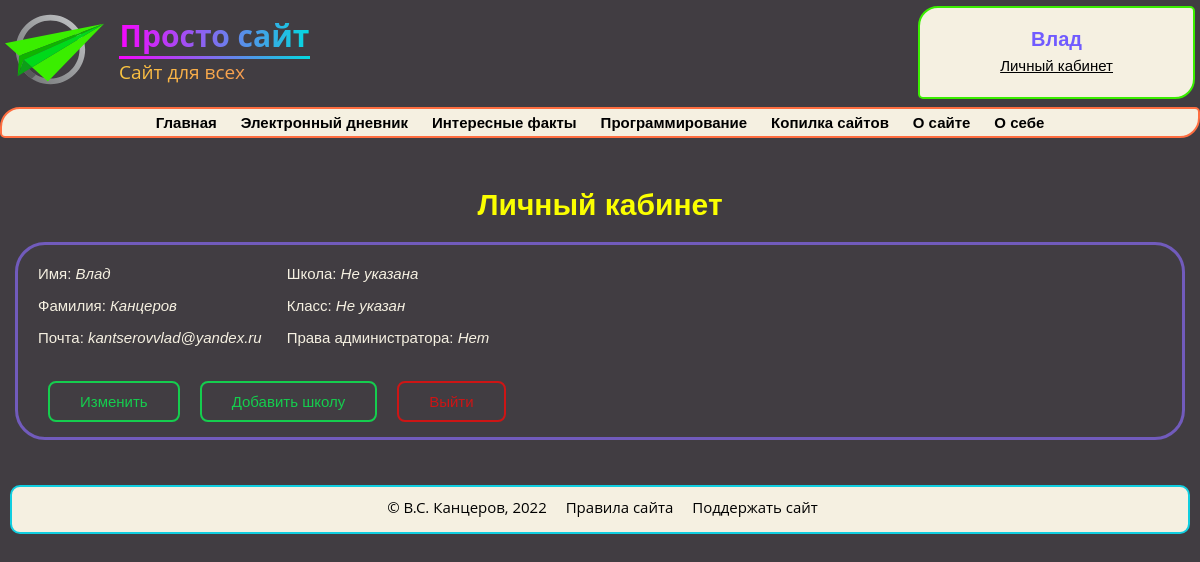
/personal (signed in), run on an earlier commit of the app's database.
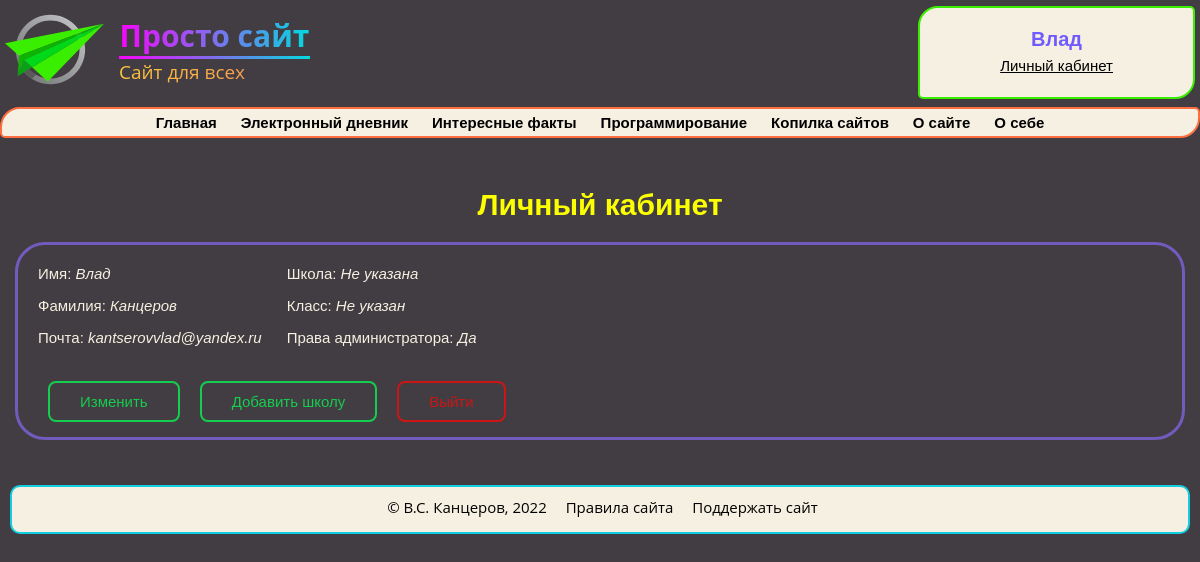
And on a later commit of the database.
### data/users.py (models this page shows, shortened)
class User(SqlAlchemyBase, UserMixin):
    __tablename__ = 'users'
    id = sqlalchemy.Column(sqlalchemy.Integer, primary_key=True, autoincrement=True)
    name = sqlalchemy.Column(sqlalchemy.String, nullable=False)
    surname = sqlalchemy.Column(sqlalchemy.String, nullable=True)
    class_n_id = sqlalchemy.Column(sqlalchemy.Integer, sqlalchemy.ForeignKey("class_n.id"), nullable=True)
    school_id = sqlalchemy.Column(sqlalchemy.Integer, sqlalchemy.ForeignKey("schools.id"), nullable=True)
    email = sqlalchemy.Column(sqlalchemy.String,
                              index=True, unique=True, nullable=False)
    admin = sqlalchemy.Column(sqlalchemy.Boolean, default=False)
    hashed_password = sqlalchemy.Column(sqlalchemy.String, nullable=False)

### main.py (the view)
@app.route('/personal')
def personal_account():
    if current_user.is_authenticated:
        return render_template('personal.html')
    return redirect('/')

### data/db_session.py (called while the page is built)
def create_session() -> Session:
    global __factory
    return __factory()

### main.py (called while the page is built)
@login_manager.user_loader
def load_user(user_id):
    db_sess = db_session.create_session()
    return db_sess.query(User).get(user_id)

### templates/personal.html (shortened to what this page needs)
{% extends 'base.html' %}
{% block body %}
<h1>Личный кабинет</h1>
<div class="personal">
    <div class="div-flex">
        <div class="block-info">
            <p>Имя: <i>{{ current_user.name }}</i></p>
            <p>Фамилия: <i>{{ current_user.surname }}</i></p>
            <p>Почта: <i>{{ current_user.email }}</i></p>
        </div>
        <div class="block-info">
            {% if current_user.school_id %}
            <p>Школа: <i>{{ current_user.school_id }}</i></p>
            {% else %}
            <p>Школа: <i>Не указана</i></p>
            {% endif %}
            {% if current_user.class_n_id %}
            <p>Класс: {{ current_user.class_n_id }}</p>
            {% else %}
            <p>Класс: <i>Не указан</i></p>
            {% endif %}
            {% if current_user.admin %}
            <p>Права администратора: <i>Да</i></p>
            {% else %}
            <p>Права администратора: <i>Нет</i></p>
            {% endif %}
        </div>
    </div>
    <div class="div-flex">
        <a class="shine-button" href="/">Изменить</a>
        {% if current_user.school_id %}
        <a class="shine-button" href="/">Изменить школу</a>
        {% else %}
        <a class="shine-button" href="/">Добавить школу</a>
        {% endif %}
        <a class="shine-button-red" href="/logout">Выйти</a>
    </div>
</div>
{% endblock %}

### templates/base.html (shortened to what this page needs)
<!DOCTYPE html>
<html lang="ru">
<head>
    <link type="text/css" rel="stylesheet" href="{{ url_for('static', filename='css/main.css') }}"/>
</head>
<body>
<header id="header" class="header">
    <a href="/" id="logo" class="logo">
        <img src="../static/logo.svg"/>
        <div class="logo-text">
            <h1>Просто сайт</h1>
            <hr>
            <p>Сайт для всех</p>
        </div>
    </a>
    <div id="authorization" class="authorization">
        {% if current_user.is_authenticated %}
            <a href="/logout" class="empty_a">
                <h1> {{ current_user.name }} </h1>
            </a>
            <a href="/personal" class="empty_a">
                <p> Личный кабинет </p>
            </a>
        {% endif %}
    </div>
</header>
<section>
    <div id="nav">
        <ul class="menu animate__animated notshow" id="navbar">
            <a href="#">
                <li class="li1">Главная</li>
            </a>
            <a href="#">
                <li class="li1">Электронный дневник</li>
            </a>
            <a href="#">
                <li class="li1">Интересные факты</li>
            </a>
            <a href="#">
                <li class="li1">Программирование</li>
            </a>
            <a href="#">
                <li class="li1">Копилка сайтов</li>
            </a>
            <a href="#">
                <li class="li1">О сайте</li>
            </a>
            <a href="#">
                <li class="li1">О себе</li>
            </a>
        </ul>
    </div>
</section>
{% block body %}{% endblock %}
<footer id="footer" class="footer">
    <p>© В.С. Канцеров, 2022</p>
    <a href="#">Правила сайта </a>
    <a href="#">Поддержать сайт</a>
</footer>
</body>
</html>

### static/css/main.css (style rules this page uses)
body { font-family: 'Open Sans', sans-serif; background-color: #413d42; color: #F5F0E1; font-size: 15px; padding: 0; margin: 0; }
a { color: #00ff00; text-decoration: underline; }
.header { display: flex; justify-content: space-between; }
h1 { color: #fbff00; text-align: center; font-family: 'Montserrat', sans-serif; font-size: 30px; margin-top: 50px; }
.logo { display: flex; align-items: center; margin-left: 5px; text-decoration: none; user-select: none; }
.logo-text { width: 191px; margin-left: 15px; }
.logo-text h1 { font-size: 30px; margin: 0; font-family: 'Open Sans', sans-serif; background: linear-gradient(to right, #F705FE, #03D9DF); background-clip: text; -webkit-background-clip: text; -webkit-text-fill-color: transparent; }
.logo-text hr { margin: 0; border: 0px; height: 3px; background: linear-gradient(to right, #F705FE, #03D9DF); }
.logo-text p { font-size: 19px; margin: 0; background: linear-gradient(to right, #FCC63F, #F48758); background-clip: text; -webkit-background-clip: text; -webkit-text-fill-color: transparent; }
.authorization { margin-top: 6px; margin-right: 5px; padding: 0 80px; color: black; border: 2px solid #3aee00; border-radius: 20px 5px; text-align: center; background-color: #f5f0e1; }
.authorization h1 { font-family: 'Montserrat', sans-serif; font-weight: 700; color: #715BFF; margin-top: 20px; margin-bottom: 6px; font-size: 20px; }
.authorization p { font-family: 'Montserrat', sans-serif; font-weight: 400; font-size: 15px; margin-top: 6px; color: #000; text-decoration: underline; }
.menu { margin: 0; padding: 0; margin-top: 8px; list-style-type: none; border: 2px solid #ff6e40; border-radius: 20px 5px; text-align: center; background-color: #f5f0e1; }
.menu a { color: #000000; padding: 5px 10px; text-decoration: none; font-family: 'Montserrat', sans-serif; font-weight: 600; display: inline-block; width: auto; }
.empty_a { text-decoration: none }
.personal { margin: 0px 15px; border: solid #715bbc; padding: 0px 15px; border-radius: 30px; font-size: 15px; font-family: 'Montserrat', sans-serif; }
.div-flex { display: flex; padding: 5px; }
.block-info { margin-right: 25px; }
.shine-button-red { text-decoration: none; display: inline-block; padding: 10px 30px; margin: 10px 10px; position: relative; overflow: hidden; border: 2px solid #cd1515; border-radius: 8px; font-family: 'Montserrat', sans-serif; color: #cd1515; transition: .2s ease-in-out; }
.shine-button-red:before { content: ""; background: linear-gradient(90deg, rgba(255, 255, 255, .1), rgba(255, 255, 255, .5)); height: 50px; width: 50px; position: absolute; top: -8px; left: -75px; transform: skewX(-45deg); }
.shine-button { text-decoration: none; display: inline-block; padding: 10px 30px; margin: 10px 10px; position: relative; overflow: hidden; border: 2px solid #15cd4e; border-radius: 8px; font-family: 'Montserrat', sans-serif; color: #15cd4e; transition: .2s ease-in-out; }
.shine-button:before { content: ""; background: linear-gradient(90deg, rgba(255, 255, 255, .1), rgba(255, 255, 255, .5)); height: 50px; width: 50px; position: absolute; top: -8px; left: -75px; transform: skewX(-45deg); }
#footer { margin: 5px 10px; margin-top: 45px; border: 2px solid #10cee0; border-radius: 10px 10px; background-color: #f5f0e1; text-align: center; }
#footer p { margin-top: 10px; margin-left: 10px; margin-right: 5px; color: #000; width: auto; display: inline-block; }
#footer a { margin-top: 5px; margin-left: 10px; margin-right: 5px; padding: 0; text-decoration: none; color: #000; width: auto; display: inline-block; transition: all 0.5s ease; margin-bottom: 5px; }
:root { --animate-duration: 1s; --animate-delay: 1s; --animate-repeat: 1; }
.animate__animated { -webkit-animation-duration: 1s; animation-duration: 1s; -webkit-animation-duration: var(--animate-duration); animation-duration: var(--animate-duration); -webkit-animation-fill-mode: both; animation-fill-mode: both; }

What changed in the data, as far as the page shows it:
changed User "Влад": admin False → True (drawn)
Also different on the page:
text no longer shown: "Нет"
text now shown: "Да"
